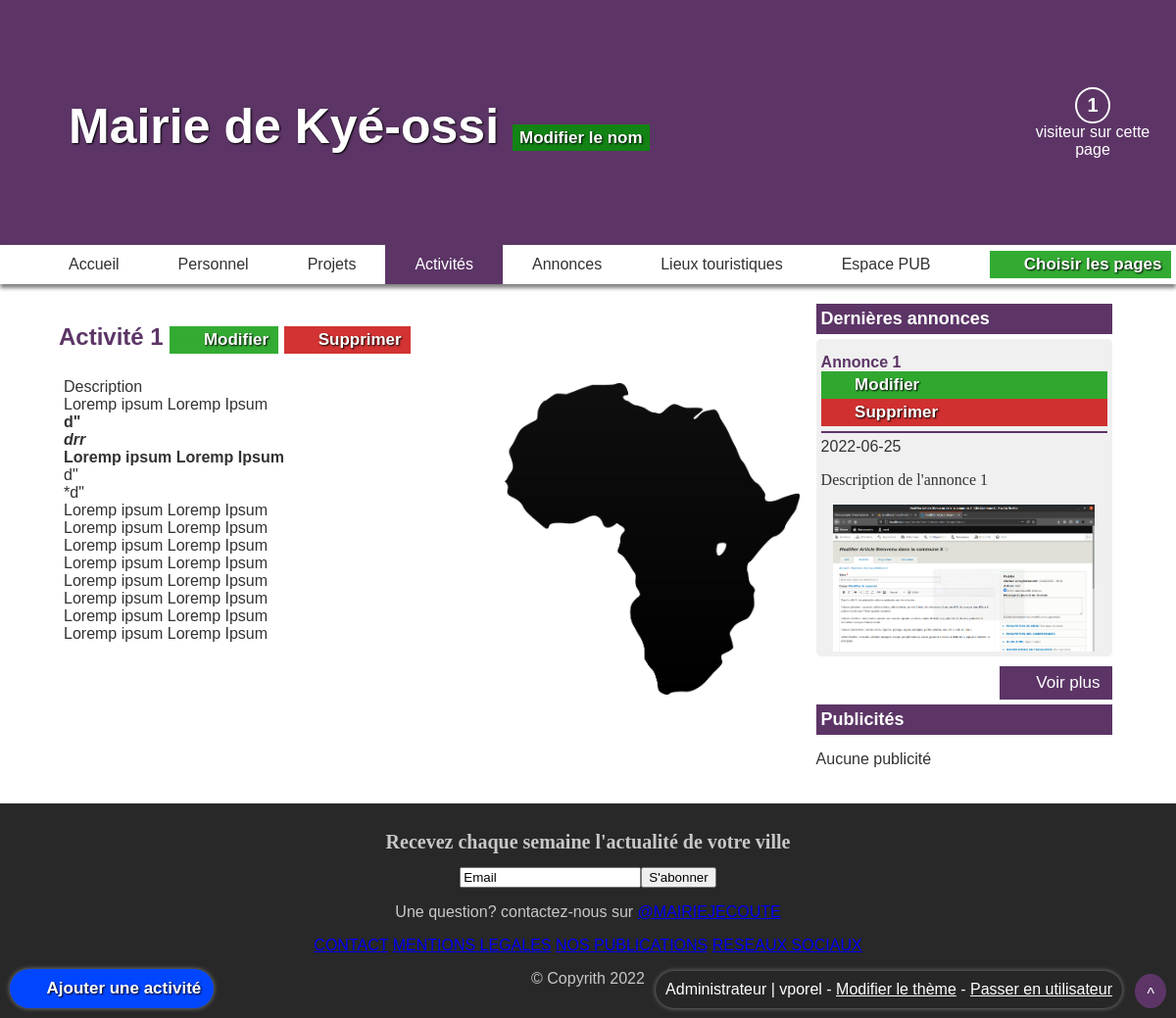
Page /activites.php (signed in) on the committed database.
### tables this page shows
CREATE TABLE activites(
            id INTEGER PRIMARY KEY
        , nom varchar(50) NOT NULL, description text NOT NULL, image varchar(255) NULL, personnesEnCharge varchar(255) NULL, dateDebut date NOT NULL);

CREATE TABLE annonces(
            id INTEGER PRIMARY KEY
        , nom varchar(50) NOT NULL, description text NOT NULL, image varchar(255) NULL, type varchar(255) NOT NULL, date date NOT NULL);

### biblio/session-administrateur.php (called while the page is built, shortened)
<?php
function isAdminConnected():bool
{
    return isset($_SESSION["connected-admin-id"]) && (int) $_SESSION["connected-admin-id"] > 0;
}
function getConnectedAdminInfos():array
{
    return findById("administrateur", $_SESSION["connected-admin-id"]);
}

### classes/Property.php (called while the page is built, shortened)
<?php
class Property{
    private $name;
    public function __construct(string $name, string $label, string $type, int $maxLength = null, bool $nullable = false, array $validationRules = []){
        $this->name = $name;
        $type = strtolower($type);
    }
    public function getName()
    {
        return $this->name;
    }
}

### classes/Contenu.php (called while the page is built, shortened)
<?php
require_once __DIR__."/ElementSchema.php";
require_once __DIR__."/Property.php";
class Contenu extends ElementSchema{
    public function __construct(string $table, array $properties, string $imagesFolder, string $page = null, array $validationRules = []){
        $contenuProperties = [];
        $contenuProperties[] = new Property("nom","Nom", "varchar", 50, false);
        $contenuProperties[] = new Property("description","Description", "text", null, false);
        $contenuProperties[] = new FileProperty("image", "Image", $imagesFolder, ["pdf", "jpg", "jpeg", "png"], true);
    }
}

### biblio/gestionnaire-model.php (called while the page is built)
<?php
require_once __DIR__."/../classes/ElementSchema.php";
require_once __DIR__."/../model.php";
function getElementSchema(string $elementType):?ElementSchema
{
    global $_MODEL;
    if(array_key_exists($elementType, $_MODEL)){
        return $_MODEL[$elementType];
    }else{
        throw new InvalidArgumentException("Le type d'élément $elementType n'est pas reconnu");
    }
}

### biblio/gestionnaire-base-de-donnees.php (called while the page is built, shortened)
<?php
$_BDD = null;
require_once __DIR__."/../classes/ElementSchema.php";
function connectDB():?PDO
{
    global $_BDD;
    if($_BDD == null){
        try{
            $_BDD = new PDO("sqlite:".FICHIER_BASE_DE_DONNEES);
        }catch(PDOException $e){
            echo "Echec de la connexion à la base de données<br><br>";
            exit();
        }
    }
    return $_BDD;
}
function findBy(string $elementType, array $criteria, string $orderBy = null, int $limit = null):?array
{
    $elementSchema = getElementSchema($elementType);
    $query = "SELECT * FROM ".$elementSchema->getTable();
    if($criteria != null && is_array($criteria)){
        $whereStatements = [];
        $whereStatementsValues = [];
        foreach($criteria as $key => $value){
            if($key == "id" || array_key_exists($key, $elementSchema->getProperties())){
                $whereStatements[] = "$key = ?";
                $whereStatementsValues[] = $value;
            }else{
                throw new InvalidArgumentException("La propriété '$key' dans les critères n'est pas reconnue");
            }
        }
        if(count($whereStatements) > 0){
            $query .= " WHERE ".implode(" AND ", $whereStatements);
        }
    }
    if($orderBy != null){
        if(substr($orderBy, 0,1) == "-"){
            $query .= " ORDER BY ".substr($orderBy, 1)." DESC";
        }else{
            $query .= " ORDER BY ".$orderBy;
        }
    }
    if($limit != null){
        $query .= " LIMIT 0, $limit";
    }
    $bdd = connectDB();
    $req = $bdd->prepare($query);
    $req->execute($whereStatementsValues ?? []);
    $elements = [];
    while($element = $req->fetch(PDO::FETCH_ASSOC))
        $elements[] = $element;
    return $elements;
}
function findAll(string $elementType):?array
{
    return findBy($elementType, []);
}
function findOneBy(string $elementType, array $criteria):?array
{
    $elements = findBy($elementType, $criteria);
    return $elements[0] ?? null;
}
function findById(string $elementType, int $id):?array
{
    return findOneBy($elementType, ["id" => $id]);
}

### classes/ElementSchema.php (called while the page is built, shortened)
<?php
require_once __DIR__."/Property.php";
class ElementSchema{
    private $table;
    public function __construct(string $table, array $properties, string $page = null, array $validationRules = []){
        $this->table = $table;
    }
    public function getTable()
    {
        return $this->table;
    }
}

### configuration/config.php (called while the page is built, shortened)
<?php
    $_MAIRIE = json_decode(file_get_contents(FICHIER_CONFIG_MAIRIE), true) ?? [];
    $_MAIRIE["imagePresente"] = isset($_MAIRIE["image"]) && $_MAIRIE["image"] != null && file_exists(__DIR__."/../assets/images/".$_MAIRIE["image"]);
    $_THEME = json_decode(file_get_contents(FICHIER_CONFIG_THEME), true) ?? [];
    $_FONCTIONNALITES_DISPONIBLES = [
        1 => [
            "nom" => "personnel",
            "label" => "Personnel",
            "page" => "personnel.php"
        ],
        2 => [
            "nom" => "projets",
            "label" => "Projets",
            "page" => "projets.php"
        ],
        3 => [
            "nom" => "activites",
            "label" => "Activités",
            "page" => "activites.php"
        ],
        4 => [
            "nom" => "annonces",
            "label" => "Annonces",
            "page" => "annonces.php"
        ],
        5 => [
            "nom" => "lieux-touristiques",
            "label" => "Lieux touristiques",
            "page" => "lieux-touristiques.php"
        ],
        6 => [
            "nom" => "espace-publicite",
            "label" => "Espace PUB",
            "page" => "espace-publicite.php"
        ],
    ];
    $_THEME_DEFAUT = [
        "numero" => 1,
        "couleur-site" => "#0364be",
        "couleur-admin" => "#2e3436",
        "dispositions" => [
            1 => 1,
            2 => 1,
            3 => 1,
            4 => 1,
            5 => 1,
            6 => 1
        ]
    ];
    $_THEME = array_merge($_THEME_DEFAUT, $_THEME);

### includes/head.php (called while the page is built, shortened)
<?php
require_once ROOT."/configuration/config.php";
require_once ROOT."/biblio/biblio.php";
$decoupageNomDuScript = explode("/", $_SERVER["SCRIPT_FILENAME"]);
$nomPage = $decoupageNomDuScript[count($decoupageNomDuScript)-1];
if($nomPage == "index.php"){
    $idPage = 0;
}else{
    foreach($_FONCTIONNALITES_DISPONIBLES as $index => $fonc){
        if($fonc["page"] == $nomPage){
            $idPage = $index;
            break;
        }
    }
}
$nbVisiteurs = count(findBy("vuePage", ["id_page" => $idPage]));

### activites.php (the view, shortened to what this page needs)
<?php
	require "./includes/head.php";
	$activites = findAll("activite");
?>
<?php if(isAdminConnected()){ ?>
	<a href="admin/ajouter.php?elementType=activite" class="d-block btn btn-admin-add" style="margin:10px 0;">
		<object data="assets/icons/plus.svg" class="icon"></object><em>Ajouter une activité</em>
	</a>
<?php } ?>
<?php if(count($activites) > 0){ ?>
	<?php foreach($activites as $activite){ ?>
		<section class="section element dispo-<?= $_THEME["dispositions"][3]; ?>">
			<h2 class="title">
				<?= $activite["nom"] ?>
				<?php if(isAdminConnected()){ ?>
					<a href="admin/modifier.php?elementType=activite&id=<?= $activite["id"] ?>" class="d-inline-block btn btn-admin-update">
						<object data="assets/icons/edit.svg" class="icon"></object><em>Modifier</em>
					</a>
					<a href="admin/supprimer.php?elementType=activite&id=<?= $activite["id"] ?>" class="d-inline-block btn btn-admin-delete">
						<object data="assets/icons/trash.svg" class="icon"></object><em>Supprimer</em>
					</a>
				<?php } ?>
			</h2>
			<div class="element-content">
				<div class="text">
					<p>
						<?= nl2br(updateText($activite["description"])) ?>
					</p>
				</div>
				<div class="images">
					<img class="element-image" src="assets/images/activites/<?= $activite["image"] ?>" alt="Erreur de chargement de l'image"/>
				</div>
			</div>
		</section>
	<?php } ?>
<?php }else{ ?>
	<div class="alert alert-warning">Aucune activité enregistrée</div>
<?php } ?>
<?php require "base.php"; ?>

### biblio/biblio.php (shortened to what this page needs)
<?php
require_once __DIR__."/../configuration/config.php";
require_once __DIR__."/gestionnaire-model.php";
require_once __DIR__."/gestionnaire-base-de-donnees.php";
require_once __DIR__."/session-administrateur.php";
function updateText(string $text){
    $text = preg_replace("#\*([^*]+)\*#", "<strong>$1</strong>", $text);
    $text = preg_replace("#_([^_]+)_#", "<i>$1</i>", $text);
    $text = preg_replace("#@([^@]+)@#", "<u>$1</u>", $text);
    $text = preg_replace("#>>#","&emsp;", $text);
    return $text;
}

### includes/header.php (shortened to what this page needs)
<?php
    if(isAdminConnected()){
        $adminInfos = getConnectedAdminInfos();
?>
    <div id="header-admin-infos">
        Administrateur | <?= $adminInfos["login"] ?> -
        <a href="admin/modifier-theme.php">Modifier le thème</a> -
        <a href="deconnexion.php">Passer en utilisateur</a>
    </div>
<?php } ?>
<div id="before-nav">
    <h1>
        <?= "Mairie de ".$_MAIRIE["nom"]; ?>
        <?php if(isAdminConnected()){ ?>
            <a href="admin/modifier-info-mairie.php?infoType=nom" class="btn btn-admin-update">
                Modifier le nom
            </a>
        <?php } ?>
    </h1>
    <div id="nb-visiteurs">
        <span><?php echo $nbVisiteurs; ?></span> visiteur<?= $nbVisiteurs > 1 ? "s": ""; ?> sur cette page
    </div>
</div>
<nav id="navbar">
    <div id="navbar-content">
        <a href="index.php" class="nav-link">Accueil</a>
        <?php
            foreach($_FONCTIONNALITES_DISPONIBLES as $index => $fonct){
                if(in_array($index, $_MAIRIE["fonctionnalites"])){
            ?>
            <a href="<?= $fonct["nom"] ?>.php" class="nav-link"><?= $fonct["label"] ?></a>
        <?php
                }
            }
        ?>
        <?php if(isAdminConnected()){ ?>
            <a href="admin/choix-fonctionnalites.php" class="pos-absolute admin-element btn btn-admin-update" style="right:5px;">
                <object data="assets/icons/edit.svg" class="icon"></object><em>Choisir les pages</em>
            </a>
        <?php } ?>
    </div>
</nav>

### includes/aside.php
<?php
    $annoncesAside = findBy("annonce", [], "-date", 2);
    $publicitesAside = findBy("publicite", [], "-date", 2);
?>
<section>
    <a href="annonces.php" style="text-decoration:none"><h2>Dernières annonces</h2></a>
    <?php if(count($annoncesAside) > 0){ ?>
	    <?php foreach($annoncesAside as $annonce){ ?>
            <article>
                <h4>
                    <?= $annonce["nom"] ?>
                <?php if(isAdminConnected()){ ?>
					<a href="admin/modifier.php?elementType=annonce&id=<?= $annonce["id"] ?>" class="d-block btn btn-admin-update">
                        <object data="assets/icons/edit.svg" class="icon"></object><em>Modifier</em>
					</a>
					<a href="admin/supprimer.php?elementType=annonce&id=<?= $annonce["id"] ?>" class="d-block btn btn-admin-delete">
                        <object data="assets/icons/trash.svg" class="icon"></object><em>Supprimer</em>
					</a>
				<?php } ?></h4>
                <span><?= $annonce["date"] ?></span>
                <p><?= nl2br($annonce["description"]) ?></p>
                <img class="element-image" src="assets/images/annonces/<?= $annonce["image"] ?>" alt="Image"/>
            </article>
        <?php } ?>
        <div class="see-more-layout">
            <a class="see-more btn btn-primary" href="annonces.php">
                <object data="assets/icons/plus.svg" class="icon"></object><em>Voir plus</em>
            </a>
        </div>
    <?php }else{ ?>
        <p>Aucune annonce</p>
    <?php } ?>
</section>
<section>
    <a href="espace-publicite.php" style="text-decoration:none"><h2>Publicités</h2></a>
    <?php if(count($publicitesAside) > 0){ ?>
	    <?php foreach($publicitesAside as $publicite){ ?>
            <article>
                <h4>
                    <?= $publicite["nom"] ?>
                    <?php if(isAdminConnected()){ ?>
                        <a href="admin/modifier.php?elementType=publicite&id=<?= $publicite["id"] ?>" class="d-block btn btn-admin-update">
                            <object data="assets/icons/edit.svg" class="icon"></object><em>Modifier</em>
                        </a>
                        <a href="admin/supprimer.php?elementType=publicite&id=<?= $publicite["id"] ?>" class="d-block btn btn-admin-delete">
                            <object data="assets/icons/trash.svg" class="icon"></object><em>Supprimer</em>
                        </a>
                    <?php } ?>
                </h4>
                <span><?= $publicite["date"] ?></span>
                <p><?= nl2br($publicite["description"]) ?></p>
                <img class="element-image" src="assets/images/publicites/<?= $publicite["image"] ?>" alt="Image"/>
            </article>
        <?php } ?>
        <div class="see-more-layout">
            <a class="see-more btn btn-primary" href="espace-publicite.php">
                <object data="assets/icons/plus.svg" class="icon"></object><em>Voir plus</em>
            </a>
        </div>
    <?php }else{ ?>
        <p>Aucune publicité</p>
    <?php } ?>
</section>

### rows in the picture
activites: nom "Activité 1", description "Description Loremp ipsum Loremp Ipsum d\" drr Loremp ipsum Loremp Ipsum d\" *d\" Loremp ipsum Loremp Ipsum Loremp ipsum Loremp Ipsum Loremp ipsum Loremp Ipsum Loremp ipsum Loremp Ipsum Loremp ipsum Loremp Ipsum Loremp ipsum Loremp Ipsum Loremp ipsum Loremp Ipsum Loremp ipsum Loremp Ipsum", image (picture)
annonces: nom "Annonce 1", date "2022-06-25", description "Description de l'annonce 1", image (picture)

### other values in the picture
$adminInfos["login"] "vporel"
$_MAIRIE["nom"] "Kyé-ossi"
$nbVisiteurs "1"
$fonct["label"] "Personnel"
$fonct["label"] "Projets"
$fonct["label"] "Activités"
$fonct["label"] "Annonces"
$fonct["label"] "Lieux touristiques"
$fonct["label"] "Espace PUB"
